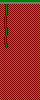

This game map was drawn from its Tiled (.tmx) file and the tilesets committed beside it. A one-line description and the full map source follow:
An orthogonal 10x25 tile map with 4x4 px tiles, 1 tile layer (Capa de Patrones 1).

<map version="1.0" tiledversion="1.0.2" orientation="orthogonal" renderorder="right-down" width="10" height="25" tilewidth="4" tileheight="4" nextobjectid="1">
 <tileset firstgid="1" source="tilesetJungle.tsx" />
 <layer name="Capa de Patrones 1" width="10" height="25">
  <data encoding="csv">
4,4,4,4,4,4,4,4,4,4,
3,13,3,3,3,3,3,3,3,3,
3,13,3,3,3,3,3,3,3,3,
3,13,3,3,3,3,3,3,3,3,
3,14,3,3,3,3,3,3,3,3,
3,14,3,3,3,3,3,3,3,3,
3,14,3,3,3,3,3,3,3,3,
3,13,3,3,3,3,3,3,3,3,
3,13,3,3,3,3,3,3,3,3,
3,14,3,3,3,3,3,3,3,3,
3,14,3,3,3,3,3,3,3,3,
3,13,3,3,3,3,3,3,3,3,
3,3,3,3,3,3,3,3,3,3,
3,3,3,3,3,3,3,3,3,3,
3,3,3,3,3,3,3,3,3,3,
3,3,3,3,3,3,3,3,3,3,
3,3,3,3,3,3,3,3,3,3,
3,3,3,3,3,3,3,3,3,3,
3,3,3,3,3,3,3,3,3,3,
3,3,3,3,3,3,3,3,3,3,
3,3,3,3,3,3,3,3,3,3,
3,3,3,3,3,3,3,3,3,3,
3,3,3,3,3,3,3,3,3,3,
3,3,3,3,3,3,3,3,3,3,
3,3,3,3,3,3,3,3,3,3
</data>
 </layer>
</map>
